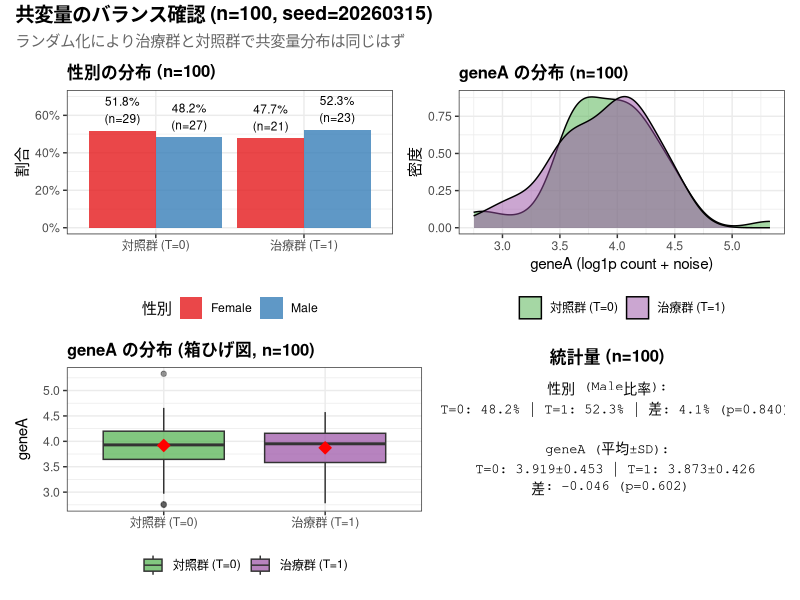
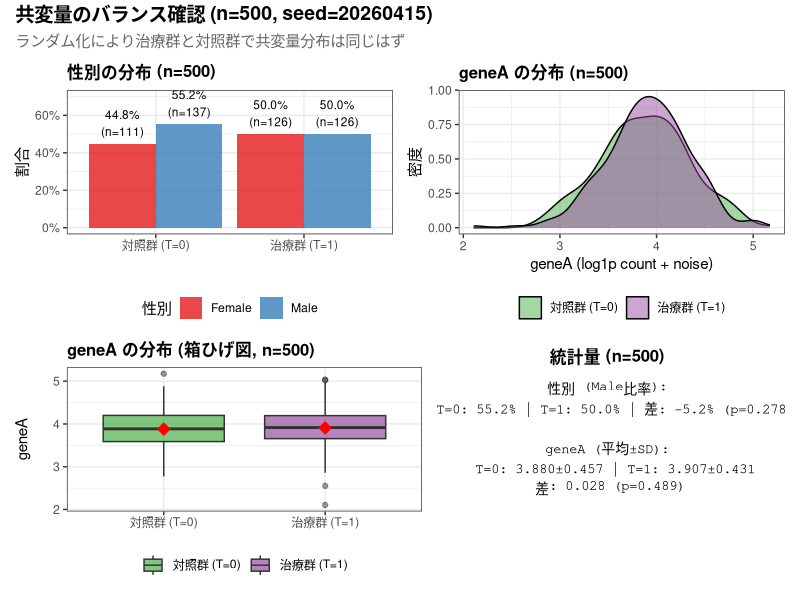
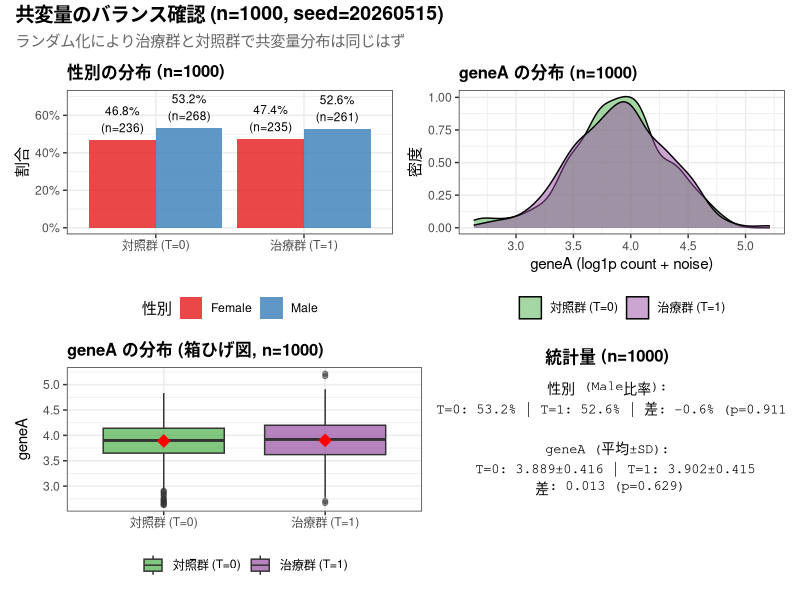

Source code (R) for these figures, in order:
#!/usr/bin/env Rscript
# check_covariate_balance.R
# 治療群と対照群での共変量分布の確認

suppressPackageStartupMessages({
  library(ggplot2)
  library(patchwork)
})

out_dir <- "sandbox/demov04/results_with_fix"

# ============================================================
# CONFIG
# ============================================================
config <- list(
  seed_base  = 20260215L,
  n_values   = c(100L, 500L, 1000L),
  m_E = log(50), s_E = 0.35, theta_nb = 30, sigma_G = 0.08,
  tau_base = -12.0, a_S = 2.0, a_G = 1.5, delta_thr = 1.5,
  tau_min = -18.0, tau_max = -6.0, mu0 = 120.0, sigma_y = 5.0
)

# ============================================================
# DGP
# ============================================================
generate_data_v04 <- function(n, effect_type, seed, cfg) {
  set.seed(seed)
  S  <- rbinom(n, 1, 0.5)
  Sc <- S - 0.5
  E_true  <- rnorm(n, cfg$m_E, cfg$s_E)
  mu_nb   <- exp(E_true)
  C_count <- rnbinom(n, size = cfg$theta_nb, mu = mu_nb)
  G_raw   <- log1p(C_count)
  delta   <- rnorm(n, 0, cfg$sigma_G)
  G_obs   <- G_raw + delta
  T_vec   <- rbinom(n, 1, 0.5)

  Z_obs <- (G_obs - mean(G_obs)) / sd(G_obs)

  if (effect_type == "linear") {
    tau_indiv <- cfg$a_S * Sc + cfg$a_G * Z_obs
  } else {
    q1 <- quantile(Z_obs, 0.33)
    q2 <- quantile(Z_obs, 0.66)
    g_Z <- ifelse(Z_obs <= q1, -cfg$delta_thr,
                  ifelse(Z_obs <= q2, 0, cfg$delta_thr))
    tau_indiv <- cfg$a_S * Sc + g_Z
  }

  tau_raw <- cfg$tau_base + tau_indiv
  tau <- pmin(cfg$tau_max, pmax(cfg$tau_min, tau_raw))
  Y0 <- cfg$mu0 + rnorm(n, 0, cfg$sigma_y)
  Y <- Y0 - T_vec * tau

  data.frame(
    id = 1:n,
    S = S,
    geneA = G_obs,
    T = T_vec,
    tau = tau,
    Y = Y
  )
}

# ============================================================
# プロット作成
# ============================================================
plot_list <- list()

for (n_val in config$n_values) {
  seed_cond <- config$seed_base + which(config$n_values == n_val) * 100

  # linear効果で代表データ生成
  dat <- generate_data_v04(n_val, "linear", seed_cond, config)

  dat$T_label <- factor(ifelse(dat$T == 1, "治療群 (T=1)", "対照群 (T=0)"),
                        levels = c("対照群 (T=0)", "治療群 (T=1)"))
  dat$Sex_label <- factor(ifelse(dat$S == 1, "Male", "Female"),
                          levels = c("Female", "Male"))

  # --- Sex の分布（棒グラフ） ---
  sex_counts <- as.data.frame(table(dat$T_label, dat$Sex_label))
  names(sex_counts) <- c("Treatment", "Sex", "Count")

  # 割合計算
  sex_counts$Prop <- ave(sex_counts$Count, sex_counts$Treatment,
                         FUN = function(x) x / sum(x))

  p_sex <- ggplot(sex_counts, aes(x = Treatment, y = Prop, fill = Sex)) +
    geom_bar(stat = "identity", position = "dodge", alpha = 0.8) +
    geom_text(aes(label = sprintf("%.1f%%\n(n=%d)", Prop*100, Count)),
              position = position_dodge(width = 0.9), vjust = -0.3, size = 3) +
    scale_fill_manual(values = c("Female" = "#E41A1C", "Male" = "#377EB8")) +
    labs(
      title = sprintf("性別の分布 (n=%d)", n_val),
      x = NULL,
      y = "割合",
      fill = "性別"
    ) +
    scale_y_continuous(labels = scales::percent, limits = c(0, 0.7)) +
    theme_bw(base_size = 11) +
    theme(
      plot.title = element_text(face = "bold", size = 12),
      legend.position = "bottom"
    )

  # --- geneA の分布（密度プロット + 箱ひげ図） ---

  # 密度プロット
  p_geneA_dens <- ggplot(dat, aes(x = geneA, fill = T_label)) +
    geom_density(alpha = 0.5) +
    scale_fill_manual(values = c("対照群 (T=0)" = "#4DAF4A",
                                  "治療群 (T=1)" = "#984EA3")) +
    labs(
      title = sprintf("geneA の分布 (n=%d)", n_val),
      x = "geneA (log1p count + noise)",
      y = "密度",
      fill = NULL
    ) +
    theme_bw(base_size = 11) +
    theme(
      plot.title = element_text(face = "bold", size = 12),
      legend.position = "bottom"
    )

  # 箱ひげ図
  p_geneA_box <- ggplot(dat, aes(x = T_label, y = geneA, fill = T_label)) +
    geom_boxplot(alpha = 0.7, outlier.alpha = 0.5) +
    stat_summary(fun = mean, geom = "point", shape = 23, size = 3,
                 fill = "red", color = "red") +
    scale_fill_manual(values = c("対照群 (T=0)" = "#4DAF4A",
                                  "治療群 (T=1)" = "#984EA3")) +
    labs(
      title = sprintf("geneA の分布 (箱ひげ図, n=%d)", n_val),
      x = NULL,
      y = "geneA",
      fill = NULL
    ) +
    theme_bw(base_size = 11) +
    theme(
      plot.title = element_text(face = "bold", size = 12),
      legend.position = "bottom"
    )

  # --- 統計量の計算 ---
  t0 <- subset(dat, T == 0)
  t1 <- subset(dat, T == 1)

  # Sex の比率
  sex_t0 <- mean(t0$S)
  sex_t1 <- mean(t1$S)
  sex_diff <- sex_t1 - sex_t0

  # geneA の平均・SD
  geneA_t0_mean <- mean(t0$geneA)
  geneA_t0_sd <- sd(t0$geneA)
  geneA_t1_mean <- mean(t1$geneA)
  geneA_t1_sd <- sd(t1$geneA)
  geneA_diff <- geneA_t1_mean - geneA_t0_mean

  # t検定
  sex_test <- prop.test(c(sum(t1$S), sum(t0$S)), c(nrow(t1), nrow(t0)))
  geneA_test <- t.test(t1$geneA, t0$geneA)

  stats_text <- sprintf(
    "性別 (Male比率):\n  T=0: %.1f%% | T=1: %.1f%% | 差: %.1f%% (p=%.3f)\n\ngeneA (平均±SD):\n  T=0: %.3f±%.3f | T=1: %.3f±%.3f\n  差: %.3f (p=%.3f)",
    sex_t0*100, sex_t1*100, sex_diff*100, sex_test$p.value,
    geneA_t0_mean, geneA_t0_sd, geneA_t1_mean, geneA_t1_sd,
    geneA_diff, geneA_test$p.value
  )

  p_stats <- ggplot() +
    annotate("text", x = 0.5, y = 0.5, label = stats_text,
             hjust = 0.5, vjust = 0.5, size = 3.5, family = "mono") +
    theme_void() +
    labs(title = sprintf("統計量 (n=%d)", n_val)) +
    theme(plot.title = element_text(face = "bold", size = 12, hjust = 0.5))

  # --- レイアウト ---
  layout <- (p_sex | p_geneA_dens) / (p_geneA_box | p_stats)
  layout <- layout +
    plot_annotation(
      title = sprintf("共変量のバランス確認 (n=%d, seed=%d)", n_val, seed_cond),
      subtitle = "ランダム化により治療群と対照群で共変量分布は同じはず",
      theme = theme(
        plot.title = element_text(face = "bold", size = 14),
        plot.subtitle = element_text(size = 11, color = "grey40")
      )
    )

  # 保存
  fname <- sprintf("plot_covariate_balance_n%d.png", n_val)
  ggsave(file.path(out_dir, fname), layout, width = 12, height = 8, dpi = 150)
  cat(sprintf("Saved: %s\n", fname))

  # 統計情報を出力
  cat(sprintf("\n=== n=%d ===\n", n_val))
  cat(sprintf("対照群: n=%d | 治療群: n=%d\n", nrow(t0), nrow(t1)))
  cat(stats_text, "\n\n")
}

cat("\nAll covariate balance plots saved.\n")
